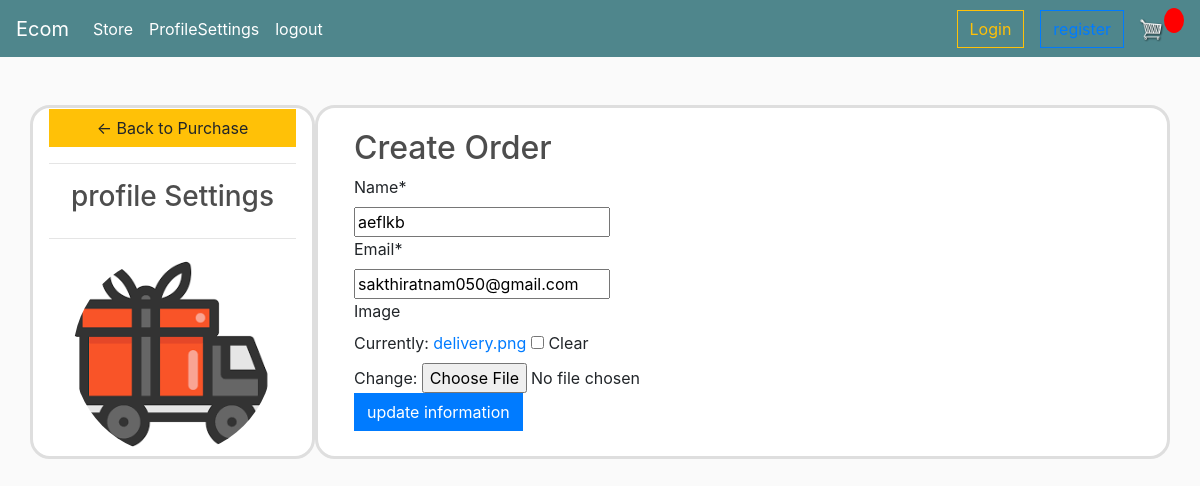
Page /settings/ (signed in) on the earlier database version.
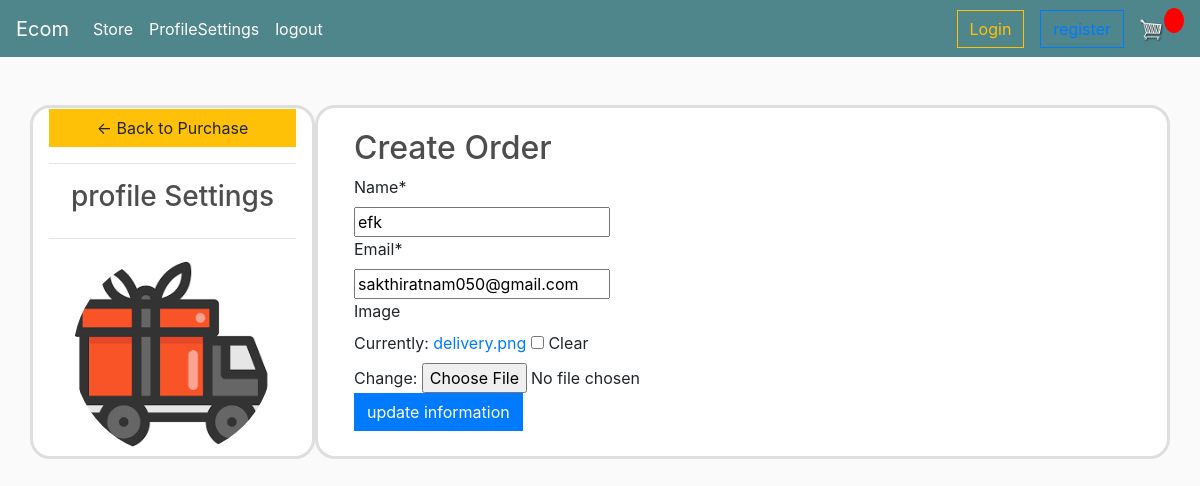
Same page on the later database version.
### commerceApp/models.py (models this page shows, shortened)
class Customer(models.Model):
	user = models.OneToOneField(User,null=True,on_delete=models.CASCADE,blank=True)
	name= models.CharField(max_length=200,null=True)
	email=models.CharField(max_length=200,null=True)
	image=models.ImageField(default="profile1.png",null=True,blank=True)

### commerceApp/views.py (the view)
# urls.py: path('settings/',profileSettings,name="settings"),
def profileSettings(request):
	customer=request.user.customer
	form=UpdateForm(instance=customer)
	if request.method=='POST':
		form=UpdateForm(request.POST,request.FILES,instance=customer)
		if form.is_valid():
			form.save()
	context={'form':form}
	return render(request,'settings.html',context)

### commerceApp/forms.py
class UpdateForm(ModelForm):
	class Meta:
		model=Customer
		fields=['name','email','image']

### templates/settings.html (shortened to what this page needs)
{%  extends 'main.html' %}
{% load static %}
{% block content %}
{% load crispy_forms_tags %}
<br>
<div class="row">
	<div class="col-md-3" id="card1">
		<div class="card">
			<a class="btn btn-warning" href="{% url 'store' %}"> &#8592; Back to Purchase</a>
			<hr>
			<h3 style="text-align: center">profile Settings</h3>
			<hr>
			<img class="profile-pic" src="{{request.user.customer.image.url}}" >
		</div>
	</div>
	<div class="col-md-9 " id="card1">
		<div class="card">
			<div class="card-body">
				<h2>Create Order</h2>
				<form method="post" enctype="multipart/form-data">
					{{form|crispy}}
					<button type="submit" class="btn btn-primary">update information</button>
				</form>
			</div>
		</div>
	</div>
</div>
{% endblock content %}

### templates/main.html (shortened to what this page needs)
<!DOCTYPE html>
{% load static %}
<html>
<head>
	<link rel="stylesheet" href="https://stackpath.bootstrapcdn.com/bootstrap/4.4.1/css/bootstrap.min.css">
	<link rel="stylesheet" type="text/css" href="{% static 'css/main.css' %}">
</head>
<body>
	<nav class="navbar navbar-expand-lg navbar-dark bg-dark">
	  <a class="navbar-brand" href="{% url 'store' %}">Ecom</a>
	  <div class="collapse navbar-collapse" id="navbarSupportedContent">
	    <ul class="navbar-nav mr-auto">
	      <li class="nav-item active">
	        <a class="nav-link" href="{% url 'store' %}">Store <span class="sr-only">(current)</span></a>
	      </li>
	    {% if request.user.is_authenticated %}
      		<li class="nav-item active">
        		<a class="nav-link" href="{% url 'settings' %}">ProfileSettings</a>
      		</li>
      		<li class="nav-item active">
      			<a href="{% url 'logout' %}" class="nav-link">logout</a>
      		</li>
      	{% endif %}
	    </ul>
	    <div class="form-inline my-2 my-lg-0">
	     	<a href="{% url 'login' %}"class="btn btn-outline-warning mr-3">Login</a>
	     	<a href="{% url 'register' %}"class="btn btn-outline-primary">register</a>
	     	<a href="{% url 'cart' %}">
	    		<img  id="cart-icon" src="{% static 'images/cart.png' %}">
	    	</a>
	    	<p id="cart-total">{{cartItems}}</p>
	    </div>
	  </div>
	</nav>
     <div class="container">
            <br>
            {% block content %}
            {% endblock content %}
         </div>
</body>
</html>

### static/css/main.css (style rules this page uses)
body { background-color: hsl(0, 0%, 98%); }
h1,h2,h3,h4,h5,h6 { color:hsl(0, 0%, 30%); }
.bg-dark { background-color: #4f868c!important; }
#cart-icon { width:25px; display: inline-block; margin-left: 15px; }
#cart-total { display: block; text-align: center; color:#fff; background-color: red; width: 20px; height: 25px; border-radius: 50%; font-size: 14px; }
.btn { border-radius: 0; }

### templates/settings.html (style rules this page uses)
.profile-pic { max-width: 200px; max-height:200px; margin: 0 auto; border-radius: 50%; }
#card1 { border-radius: 20px 20px 20px 20px; border:3px solid ; border-color: rgb(222, 222, 222); background: white; }
.card { border-color: white; }

Differences in the rows shown:
changed Customer "sakthiratnam050@gmail.com": name "aeflkb" → "efk"
